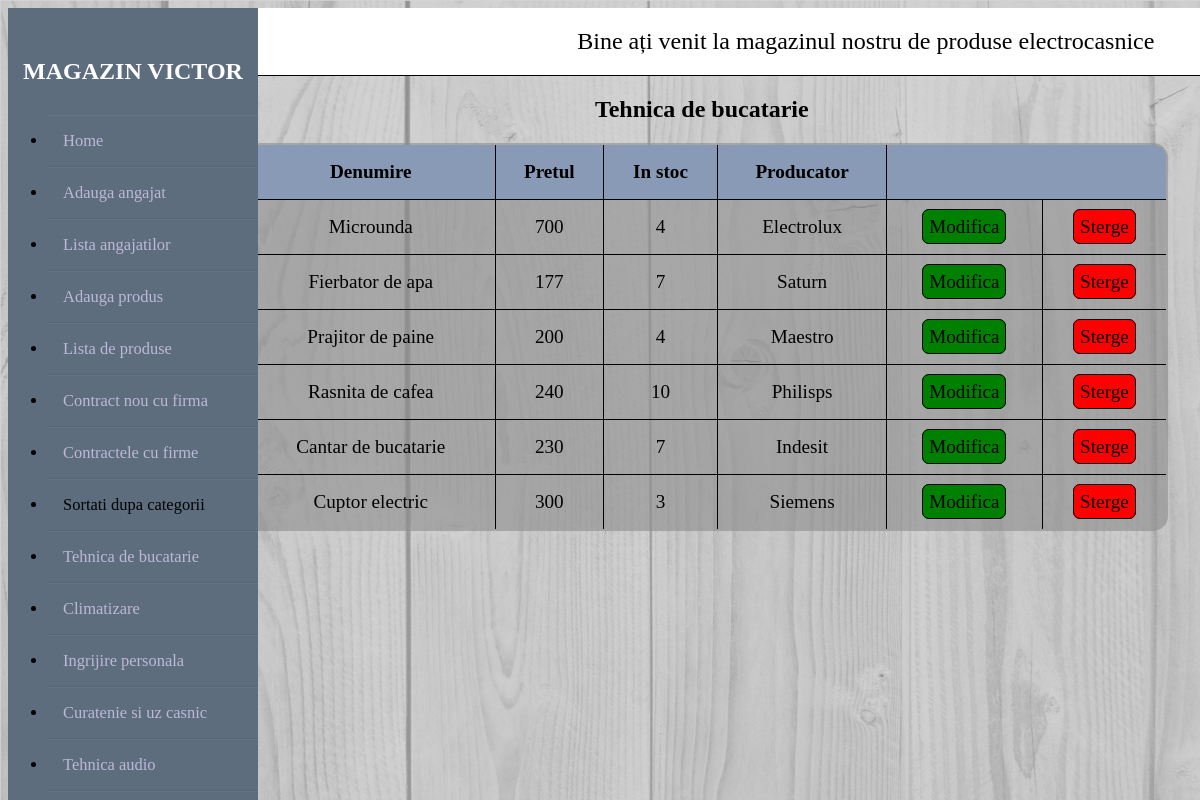
/teza/categ-1.php, run on the app's committed database.
### tables this page shows
CREATE TABLE `produse` (
  `id_produs` int(11) NOT NULL,
  `denumirea` varchar(100) NOT NULL,
  `pretul` double NOT NULL,
  `nr_stoc` int(11) DEFAULT NULL,
  `id_prod` int(11) NOT NULL,
  `id_categ` int(11) NOT NULL
);

CREATE TABLE `firma` (
  `id_producator` int(11) NOT NULL,
  `tara_producator` varchar(50) NOT NULL,
  `nume_firma` varchar(50) NOT NULL
);

### teza/categ-1.php (the view, shortened to what this page needs)
<?php
include('sever.php');
$categorie_1=mysqli_query($db, "SELECT id_produs, denumirea, pretul, nr_stoc, nume_firma FROM produse JOIN firma WHERE id_prod=id_producator and id_categ=1;");
?>
<!DOCTYPE html>
<html>
<head>
  <link rel="stylesheet" type="text/css" href="stil.css">
</head>
<body>
<div class="wrapper">
    <div class="sidebar">
        <h2>Magazin Victor</h2>
        <ul>
            <li><a href="http://localhost/teza/index.php "> Home</a></li>
            <li><a href="http://localhost/teza/adauga_angajat.php "> Adauga angajat</a></li>
            <li><a href="http://localhost/teza/afisare_angajat.php "> Lista angajatilor</a></li>
            <li><a href="http://localhost/teza/adauga_produs.php">Adauga produs</a></li>
            <li><a href="http://localhost/teza/afisare_produs.php">Lista de produse</a></li>
            <li><a href="http://localhost/teza/adauga_contract.php">Contract nou cu firma</a></li>
            <li><a href="http://localhost/teza/afisare_firma.php">Contractele cu firme</a></li>
            <li>Sortati dupa categorii</li>
            <li><a href="http://localhost/teza/categ-1.php">Tehnica de bucatarie</a></li>
            <li><a href="http://localhost/teza/categ-2.php">Climatizare</a></li>
            <li><a href="http://localhost/teza/categ-3.php">Ingrijire personala</a></li>
            <li><a href="http://localhost/teza/categ-4.php">Curatenie si uz casnic</a></li>
            <li><a href="http://localhost/teza/categ-5.php">Tehnica audio</a></li>
            <li><a href="http://localhost/teza/categ-6.php">Televizoare</a></li>
        </ul>
    </div>
    <div class="main_content">
        <div class="header"> &nbsp &nbsp &nbsp &nbsp &nbsp &nbsp &nbsp &nbsp &nbsp &nbsp &nbsp &nbsp &nbsp &nbsp &nbsp &nbsp &nbsp &nbsp &nbsp &nbsp &nbsp &nbsp &nbsp &nbsp &nbsp &nbsp &nbsp &nbsp &nbsp   Bine ați venit la magazinul nostru de produse electrocasnice</div>
    </div>
</div>
 <h2><center>&nbsp &nbsp &nbsp &nbsp &nbsp &nbsp&nbsp &nbsp &nbsp &nbsp &nbsp &nbsp&nbsp &nbsp &nbsp &nbsp &nbsp &nbsp Tehnica de bucatarie</center></h2>
<table border="1" style="border-radius: 15px 15px 15px 15px;">
    <thead >
        <tr class="cap">
            <th>Denumire</th>
            <th>Pretul</th>
            <th>In stoc</th>
            <th>Producator</th>
            <th colspan="2"></th>
        </tr>
    </thead>
    <tbody>
      <?php  while($row = mysqli_fetch_array($categorie_1)) { ?>
          <tr>
          <td><?php echo $row['denumirea']; ?></td>
          <td><?php echo $row['pretul']; ?></td>
          <td><?php echo $row['nr_stoc']; ?></td>
          <td><?php echo $row['nume_firma']; ?></td>
          <td>
          <a class="buton1" href="adauga_produs.php?edit3=<?php echo $row['id_produs']; ?>">Modifica</a>
          </td>
          <td>
                <a class="buton2" href="sever.php?del3=<?php echo $row['id_produs']; ?> ">Sterge</a>
          </td>
        </tr>
       <?php } ?>
    </tbody>
  </table>
</body>
</html>

### teza/stil.css (style rules this page uses)
body { background-image: url(backphoto.png); background-size: cover; background-attachment: fixed; }
a { text-decoration: none; }
table { border:2px solid black; width: 78%; margin-left: 20% ; border-collapse: collapse; border-radius: 10px 10px 10px 10px; overflow: hidden; background-color:rgba(140,140,140,0.6); }
tr { border-bottom: 1px solid black; }
th, td { border-bottom: 1px solid black; height: 30px; padding: 12px; text-align:center; font-size: 1.2em; }
thead { background-color: #889ab5 ; }
.wrapper .sidebar { width: 250px; height: 100%; background: #5D6D7E ; padding: 30px 0px; position: fixed; }
.wrapper .sidebar h2 { color: #fff; text-transform: uppercase; text-align: center; margin-bottom: 30px; }
.wrapper .sidebar ul li { padding: 15px; border-bottom: 1px solid #bdb8d7; border-bottom: 1px solid rgba(0,0,0,0.05); border-top: 1px solid rgba(255,255,255,0.05); font-size: 20px; }
.wrapper .sidebar ul li a { color: #bdb8d7; display: block; }
.wrapper .main_content { width: 84%; margin-left: 17%; }
.wrapper .main_content .header { padding: 20px; background: #fff; color: black; border-bottom: 1px solid black; font-size: 24px; }
.buton1 { padding: 0.3em; font-size: 1em; border-radius: 7px; border:1px solid black; background-color: green; color: black; text-decoration: none; }
.buton2 { padding: 0.3em; font-size: 1em; border-radius: 7px; border:1px solid black; background-color: red; color: black; text-decoration: none; }

### teza/categ-1.php (style rules this page uses)
.wrapper .sidebar ul li { padding: 15px; border-bottom: 1px solid #bdb8d7; border-bottom: 1px solid rgba(0,0,0,0.05); border-top: 1px solid rgba(255,255,255,0.05); font-size: 1.03em; }

### data on the page
produse: denumirea "Microunda", pretul "700", nr_stoc "4", id_prod.nume_firma "Electrolux"
produse: denumirea "Fierbator de apa", pretul "177", nr_stoc "7", id_prod.nume_firma "Saturn"
produse: denumirea "Prajitor de paine", pretul "200", nr_stoc "4", id_prod.nume_firma "Maestro"
produse: denumirea "Rasnita de cafea", pretul "240", nr_stoc "10", id_prod.nume_firma "Philisps"
produse: denumirea "Cantar de bucatarie", pretul "230", nr_stoc "7", id_prod.nume_firma "Indesit"
produse: denumirea "Cuptor electric", pretul "300", nr_stoc "3", id_prod.nume_firma "Siemens"
